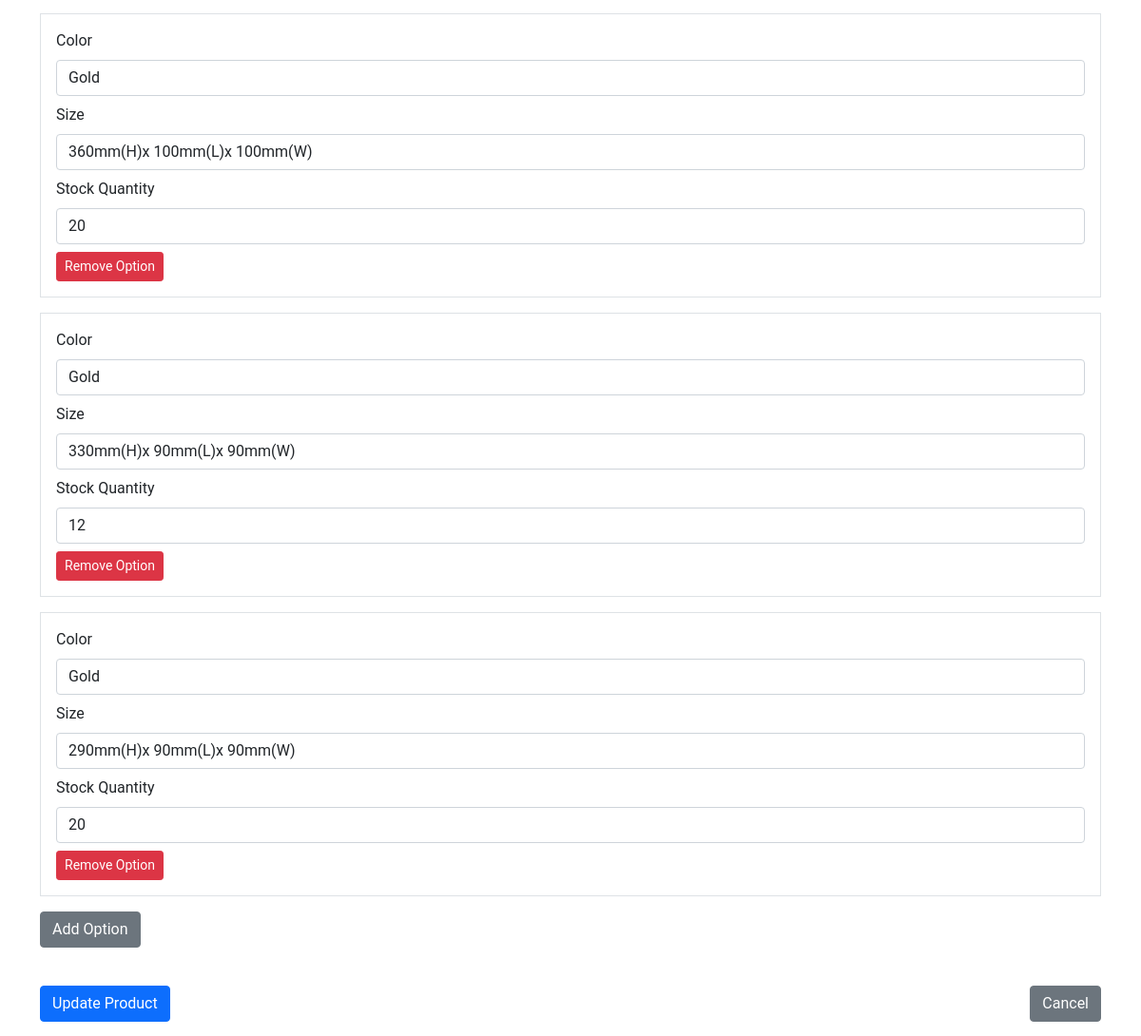
The page /app/Admin/products_edit.php?id=1 (lower part) on the database as committed earlier.
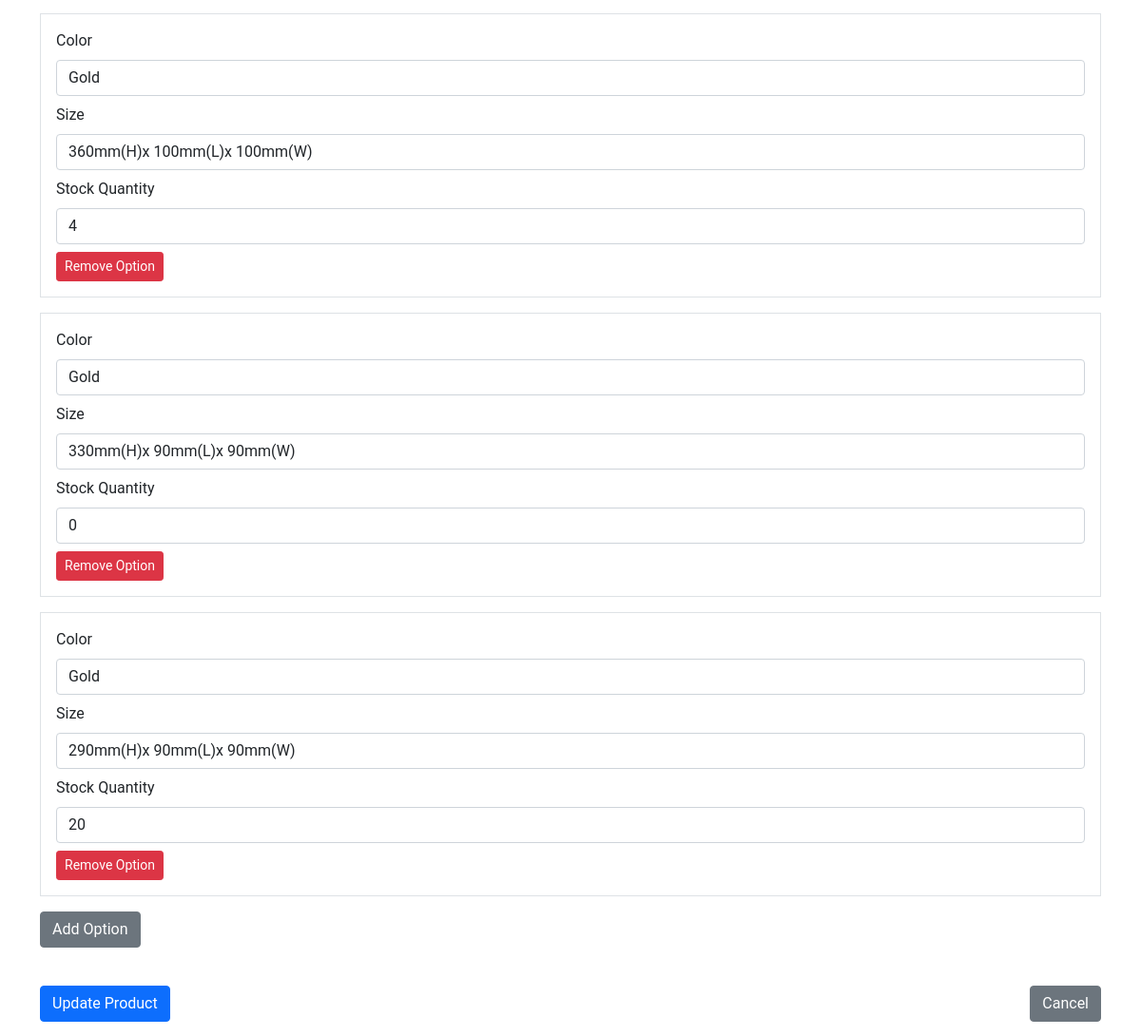
The same page on the database as committed later.
### tables this page shows
CREATE TABLE IF NOT EXISTS product (
    product_id INT(12) AUTO_INCREMENT PRIMARY KEY,
    product_name VARCHAR(100) NOT NULL,
    product_description TEXT DEFAULT NULL,
    product_image VARCHAR(200) NOT NULL,
    product_unit_price DECIMAL(10, 2) NOT NULL,
    product_bulk_price DECIMAL(10, 2) DEFAULT NULL,
    product_created_at TIMESTAMP DEFAULT CURRENT_TIMESTAMP,
    product_upated_at TIMESTAMP DEFAULT CURRENT_TIMESTAMP ON UPDATE CURRENT_TIMESTAMP,
    sub_category_id INT(12),
    FOREIGN KEY (sub_category_id) REFERENCES sub_category(sub_category_id)
);

CREATE TABLE IF NOT EXISTS inventory (
    inventory_id INT(12) AUTO_INCREMENT PRIMARY KEY,
    stock_quantity INT(12) NOT NULL,
    option_id INT(12),
    product_id INT(12) NOT NULL,
    FOREIGN KEY (product_id) REFERENCES product (product_id),
    FOREIGN KEY (option_id) REFERENCES options (option_id)
);

CREATE TABLE IF NOT EXISTS options (
    option_id INT(12) AUTO_INCREMENT PRIMARY KEY,
    option_colour VARCHAR(50),
    option_size VARCHAR(50) NOT NULL,
    product_id INT(12) NOT NULL,
    FOREIGN KEY (product_id) REFERENCES product (product_id)
);

### app/Admin/products_edit.php (the view, shortened to what this page needs)
<?php
require_once '../includes/dbh-inc.php';
$product_id = isset($_GET['id']) ? (int)$_GET['id'] : 0;
$stmt = $pdo->prepare("
    SELECT
        p.*,
        c.category_id,
        c.category_name,
        s.sub_category_name,
        o.option_id,
        o.option_colour,
        o.option_size,
        i.inventory_id,
        i.stock_quantity
    FROM product p
    LEFT JOIN sub_category s ON p.sub_category_id = s.sub_category_id
    LEFT JOIN category c ON s.category_id = c.category_id
    LEFT JOIN options o ON p.product_id = o.product_id
    LEFT JOIN inventory i ON (p.product_id = i.product_id AND i.option_id = o.option_id)
    WHERE p.product_id = ?
");
$stmt->execute([$product_id]);
$results = $stmt->fetchAll(PDO::FETCH_ASSOC);
$product = [
    'product_id' => $results[0]['product_id'],
    'product_name' => $results[0]['product_name'],
    'product_description' => $results[0]['product_description'],
    'product_image' => $results[0]['product_image'],
    'product_unit_price' => $results[0]['product_unit_price'],
    'product_bulk_price' => $results[0]['product_bulk_price'],
    'category_id' => $results[0]['category_id'],
    'sub_category_id' => $results[0]['sub_category_id'],
    'category_name' => $results[0]['category_name'],
    'sub_category_name' => $results[0]['sub_category_name'],
    'options' => []
];
foreach ($results as $row) {
    if ($row['option_id']) {
        $product['options'][] = [
            'option_id' => $row['option_id'],
            'option_colour' => $row['option_colour'],
            'option_size' => $row['option_size'],
            'stock_quantity' => $row['stock_quantity']
        ];
    }
}
?>
<!DOCTYPE html>
<html lang="en">
<head>
    <link href="https://cdn.jsdelivr.net/npm/bootstrap@5.1.3/dist/css/bootstrap.min.css" rel="stylesheet">
    <?php include 'header.php'; ?>
</head>
<body>
    <div class="container mt-4">
        <form method="POST" enctype="multipart/form-data">
            <div id="options-container">
                <?php foreach ($product['options'] as $index => $option): ?>
                    <div class="option-group mb-3 border p-3">
                        <div class="mb-2">
                            <label class="form-label">Color</label>
                            <input type="text" class="form-control" name="options[<?= $index ?>][colour]"
                                value="<?= htmlspecialchars($option['option_colour']); ?>">
                        </div>
                        <div class="mb-2">
                            <label class="form-label">Size</label>
                            <input type="text" class="form-control" name="options[<?= $index ?>][size]"
                                value="<?= htmlspecialchars($option['option_size']); ?>">
                        </div>
                        <div class="mb-2">
                            <label class="form-label">Stock Quantity</label>
                            <input type="number" class="form-control" name="options[<?= $index ?>][quantity]"
                                value="<?= htmlspecialchars($option['stock_quantity']); ?>">
                        </div>
                        <button type="button" class="btn btn-danger btn-sm remove-option">Remove Option</button>
                    </div>
                <?php endforeach; ?>
            </div>
            <button type="button" class="btn btn-secondary mb-3" id="add-option">Add Option</button>
            <div class="d-flex justify-content-between mt-4">
                <button type="submit" class="btn btn-primary">Update Product</button>
                <a href="products_view.php" class="btn btn-secondary">Cancel</a>
            </div>
        </form>
    </div>
</body>
</html>

Rows that differ between the two databases and show on the page:
changed through a linked row, product "Gold": stock_quantity "20" → "4"; stock_quantity "12" → "0"
